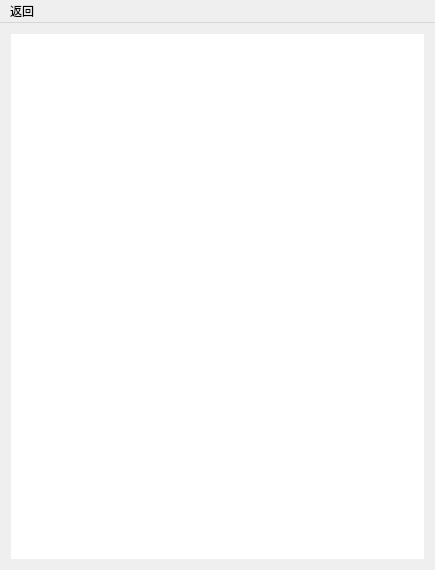
<?xml version="1.0" encoding="UTF-8"?>
<ui version="4.0">
 <class>Client</class>
 <widget class="QMainWindow" name="Client">
  <property name="geometry">
   <rect>
    <x>0</x>
    <y>0</y>
    <width>435</width>
    <height>570</height>
   </rect>
  </property>
  <property name="windowTitle">
   <string>Client</string>
  </property>
  <widget class="QWidget" name="centralWidget">
   <layout class="QVBoxLayout" name="verticalLayout_2">
    <item>
     <layout class="QVBoxLayout" name="verticalLayout">
      <property name="spacing">
       <number>1</number>
      </property>
      <item>
       <layout class="QHBoxLayout" name="horizontalLayout"/>
      </item>
      <item>
       <widget class="QLabel" name="playerLabel">
        <property name="sizePolicy">
         <sizepolicy hsizetype="Preferred" vsizetype="Expanding">
          <horstretch>0</horstretch>
          <verstretch>0</verstretch>
         </sizepolicy>
        </property>
        <property name="styleSheet">
         <string notr="true">background-color: rgb(255, 255, 255);</string>
        </property>
        <property name="text">
         <string/>
        </property>
       </widget>
      </item>
     </layout>
    </item>
   </layout>
  </widget>
  <widget class="QMenuBar" name="menuBar">
   <property name="geometry">
    <rect>
     <x>0</x>
     <y>0</y>
     <width>435</width>
     <height>26</height>
    </rect>
   </property>
   <widget class="QMenu" name="menu">
    <property name="title">
     <string>返回</string>
    </property>
    <addaction name="actionback"/>
   </widget>
   <addaction name="menu"/>
  </widget>
  <action name="actionback">
   <property name="text">
    <string>back</string>
   </property>
  </action>
 </widget>
 <layoutdefault spacing="6" margin="11"/>
 <resources/>
 <connections/>
</ui>
